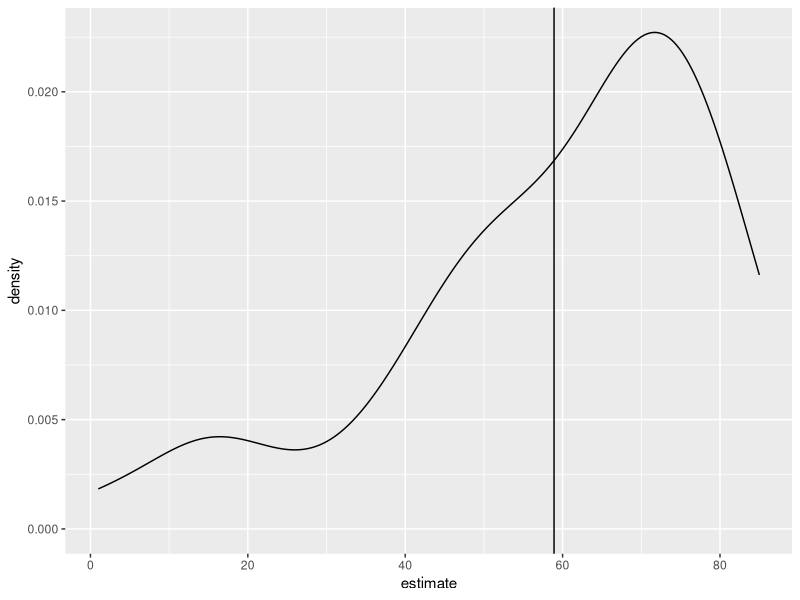
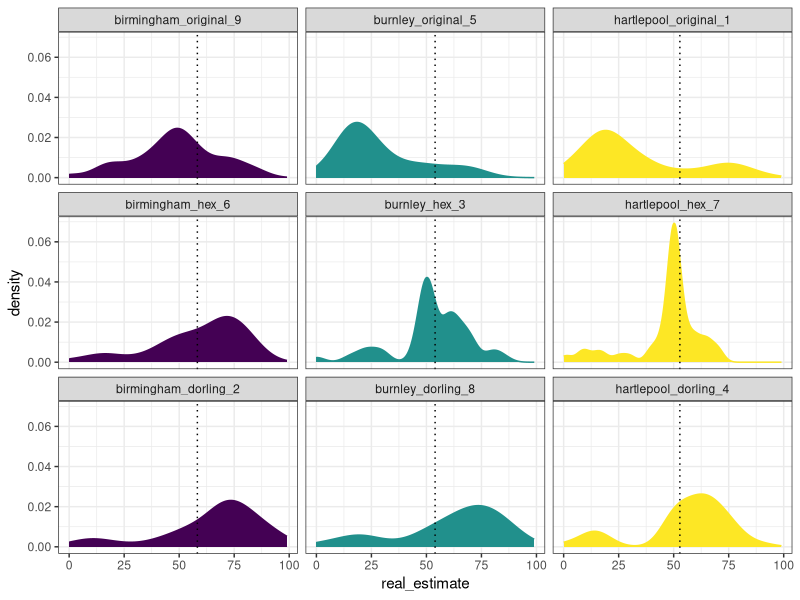
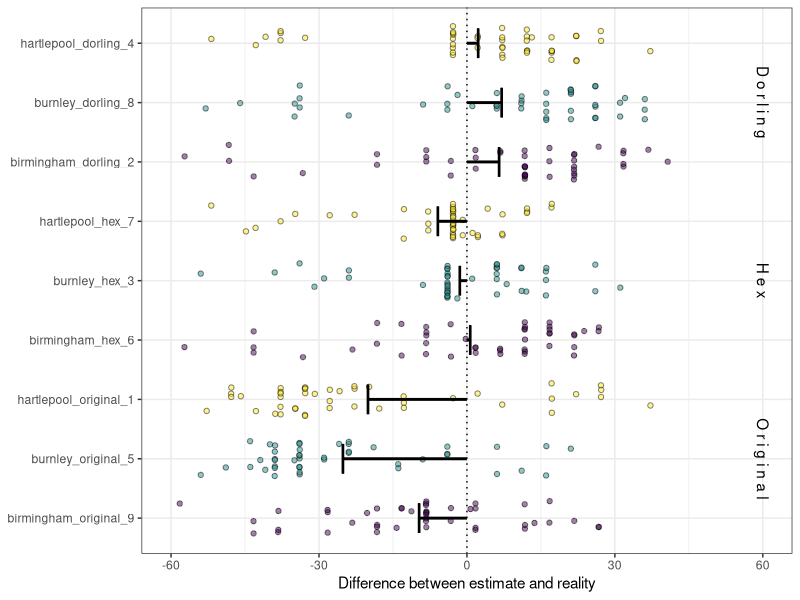

Recreate these plots in R, in order.
# Load packages.
library(readxl)
library(readr)
library(dplyr)
library(tidyr)
library(forcats)
library(stringr)
library(ggplot2)

# Load  survey data.
survey_df <- read_xlsx("results/20220118-Uncertainty and Misrepresentation in spatial data (1-53).xlsx")

# Initial clean.
survey_clean_df <- survey_df %>% 
  rename(hartlepool_original_1 = `1`,
         birmingham_dorling_2  = `2`,
         burnley_hex_3         = `3`,
         hartlepool_dorling_4  = `4`,
         burnley_original_5    = `5`,
         birmingham_hex_6      = `6`,
         hartlepool_hex_7      = `7`,
         burnley_dorling_8     = `8`,
         birmingham_original_9 = `9`) %>% 
  filter(ID != 6,      # likely a test
         ID != 13,     # useful but gave text answers
         ID != 19) %>% # useful but gave text answers
  mutate(across(2:10, as.numeric),
         across(2:10, round, 0)) %>% 
  pivot_longer(cols = -ID, names_to = "la_map_question", values_to = "estimate") %>% 
  mutate(la = if_else(str_detect(la_map_question, "hartlepool"), "hartlepool", la_map_question),
         la = if_else(str_detect(la_map_question, "birmingham"), "birmingham", la),
         la = if_else(str_detect(la_map_question, "burnley")   , "burnley"   , la)) #%>% 
  # filter(estimate != 0) # assume misunderstood or test. Important to discuss.

# Load in the correct answers.
residents_df <- read_csv("results/residents_imd_df.csv")

# Subset what we need and mimic other data frame for a rowbind.
residents_clean_df <- residents_df %>% 
  filter(IMD19rank_new5 == 1) %>% 
  select(LA11_name, prop_pop) %>% 
  rename(local_authority = LA11_name,
         real_estimate = prop_pop) 

residents_clean_df

birm_pop <- residents_clean_df$real_estimate[1]
burn_pop <- residents_clean_df$real_estimate[2]
hart_pop <- residents_clean_df$real_estimate[3]

# Create matchable data frame if needed.
pops_df <- tibble(la_map_question = unique(survey_clean_df$la_map_question)) %>% 
  mutate(real_estimate = if_else(str_detect(la_map_question, "birmingham"), birm_pop, 0),        # 0 is a temp filler.
         real_estimate = if_else(str_detect(la_map_question, "burnley")   , burn_pop, real_estimate),
         real_estimate = if_else(str_detect(la_map_question, "hartlepool"), hart_pop, real_estimate),
         ID = 999, # this just tells us it's the real one!
         la = if_else(str_detect(la_map_question, "hartlepool"), "hartlepool", la_map_question),
         la = if_else(str_detect(la_map_question, "birmingham"), "birmingham", la),
         la = if_else(str_detect(la_map_question, "burnley")   , "burnley"   , la)) %>% 
  select(ID, la_map_question, real_estimate, la)

# Show that we don't accidentially include the real. No 999.
min(survey_clean_df$ID)

# Calculate mean estimate of the survey respondents.
pops_survey_df <- survey_clean_df %>% 
  group_by(la_map_question, la) %>% 
  summarise(estimate = mean(estimate)) %>% 
  ungroup() %>% 
  select(la_map_question, la, estimate) %>% 
  left_join(pops_df) %>% 
  select(-ID) %>% 
  mutate(diff_estimate   = estimate-real_estimate)

# Test Birmingham. I run this because in the visual below, the mean error (difference
# between estimate and reality is actually very small, even though in the distrubution,
# people guessed off). 

birm_test_df <- survey_clean_df %>%
  filter(la_map_question == "birmingham_hex_6") 

ggplot(data = birm_test_df) +
  geom_density(mapping = aes(x = estimate)) +
  geom_vline(xintercept = mean(birm_test_df$estimate)) # it's okay. Mean is just dragged.


# Bind rows and reorder factor for the plot.
survey_clean_pops_df <- survey_clean_df %>% 
  rename(real_estimate = estimate) %>% # confusing tbh.
  bind_rows(pops_df) %>% 
  mutate(la_map_question = fct_relevel(la_map_question,
                                       "birmingham_original_9",
                                       "burnley_original_5",
                                       "hartlepool_original_1",
                                       "birmingham_hex_6",
                                       "burnley_hex_3",
                                       "hartlepool_hex_7",
                                       "birmingham_dorling_2",
                                       "burnley_dorling_8",
                                       "hartlepool_dorling_4"))

# How many are we going to plot? Take off one because it's the 'real' ID of 999!
length(unique(survey_clean_pops_df$ID)) # 46-1=45

# Do we have the same number of respondents for each question? Yes. Noting that there's one extra for 999.
survey_clean_pops_df %>% 
  group_by(la_map_question) %>% 
  tally()

# Plot. Note we do remove the real estimate first.
ggplot() +
  geom_density(data = filter(survey_clean_pops_df, ID != 999), aes(x = real_estimate, fill = la, colour = la)) +
  geom_vline  (data = filter(survey_clean_pops_df, la == "hartlepool",  ID != 999), aes(xintercept = hart_pop), linetype = "dotted", colour = "black") +
  geom_vline  (data = filter(survey_clean_pops_df, la == "birmingham",  ID != 999), aes(xintercept = birm_pop), linetype = "dotted", colour = "black") +
  geom_vline  (data = filter(survey_clean_pops_df, la == "burnley"   ,  ID != 999), aes(xintercept = burn_pop), linetype = "dotted", colour = "black") +
  facet_wrap(~la_map_question, nrow = 3, scales = "fixed") +
  scale_fill_viridis_d() +
  scale_colour_viridis_d() +
  theme_bw() +
  theme(legend.position = "none")

# Join with individual data.
ind_pops_diff_df <- survey_clean_pops_df %>% 
  rename(estimate = real_estimate) %>% # confusing again.
  left_join(pops_df, by = c("la_map_question", "la") ) %>% 
  mutate(ind_diff_estimate = estimate-real_estimate,
         la_map_question = fct_relevel(la_map_question,
                                       "birmingham_original_9",
                                       "burnley_original_5",
                                       "hartlepool_original_1",
                                       "birmingham_hex_6",
                                       "burnley_hex_3",
                                       "hartlepool_hex_7",
                                       "birmingham_dorling_2",
                                       "burnley_dorling_8",
                                       "hartlepool_dorling_4")) %>% 
  filter(ID.x != 999)

max(ind_pops_diff_df$ID.x) # no 999
length(unique(ind_pops_diff_df$ID.x)) # 45.

# Check responses again.
ind_pops_diff_df %>% 
  group_by(la_map_question) %>% 
  tally()

# Plot estimated points points.
ggplot() +
  geom_vline(xintercept = 0, linetype = "dotted") +
  geom_jitter(data = ind_pops_diff_df, mapping = aes(x = ind_diff_estimate,
                                                     y = la_map_question,
                                                     fill = la),
              alpha = 0.5, height = 0.3, pch = 21)  +
  geom_errorbar(data = pops_survey_df,
                mapping = aes(x = diff_estimate, xmin = 0, ymin = la_map_question,
                              ymax = la_map_question),
                size = 10) +
  geom_segment(data = pops_survey_df,
               mapping = aes(x = 0, xend = diff_estimate,
                             yend = la_map_question, y = la_map_question),
               size = 1) +
  scale_x_continuous(limits = c(-60, 60)) +
  scale_fill_viridis_d() +
  labs(x = "Difference between estimate and reality",
       y = NULL) +
  theme_bw() +
  theme(legend.position = "none") +
  annotate(geom = "text", x = 60, y = 2, label = "O r i g i n a l", angle = -90) +
  annotate(geom = "text", x = 60, y = 5, label = "H e x"     , angle = -90) +
  annotate(geom = "text", x = 60, y = 8, label = "D o r l i n g" , angle = -90)